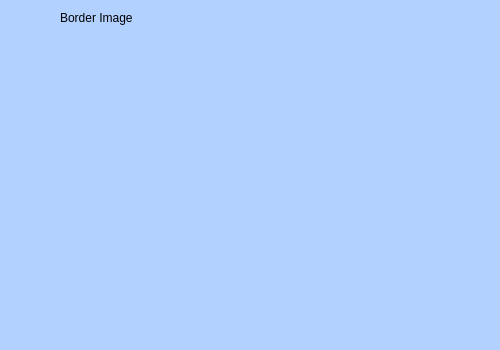
<?xml version="1.0" encoding="UTF-8"?>
<ui version="4.0">
 <class>MainWindow</class>
 <widget class="QMainWindow" name="MainWindow">
  <property name="geometry">
   <rect>
    <x>0</x>
    <y>0</y>
    <width>500</width>
    <height>350</height>
   </rect>
  </property>
  <property name="windowTitle">
   <string>MainWindow</string>
  </property>
  <property name="styleSheet">
   <string notr="true">background-color: rgb(178, 209, 255);</string>
  </property>
  <widget class="QWidget" name="centralwidget">
   <widget class="QLabel" name="label_2">
    <property name="geometry">
     <rect>
      <x>60</x>
      <y>10</y>
      <width>121</width>
      <height>16</height>
     </rect>
    </property>
    <property name="text">
     <string>Border Image</string>
    </property>
   </widget>
   <widget class="QLabel" name="label_5">
    <property name="geometry">
     <rect>
      <x>50</x>
      <y>40</y>
      <width>381</width>
      <height>221</height>
     </rect>
    </property>
    <property name="autoFillBackground">
     <bool>false</bool>
    </property>
    <property name="styleSheet">
     <string notr="true">border-image: url(:/ejercicios/gatoese.jpg);</string>
    </property>
    <property name="text">
     <string/>
    </property>
    <property name="scaledContents">
     <bool>true</bool>
    </property>
   </widget>
  </widget>
  <widget class="QMenuBar" name="menubar">
   <property name="geometry">
    <rect>
     <x>0</x>
     <y>0</y>
     <width>500</width>
     <height>21</height>
    </rect>
   </property>
  </widget>
  <widget class="QStatusBar" name="statusbar"/>
 </widget>
 <resources>
  <include location="../Archivos/Recursos.qrc"/>
 </resources>
 <connections/>
</ui>
